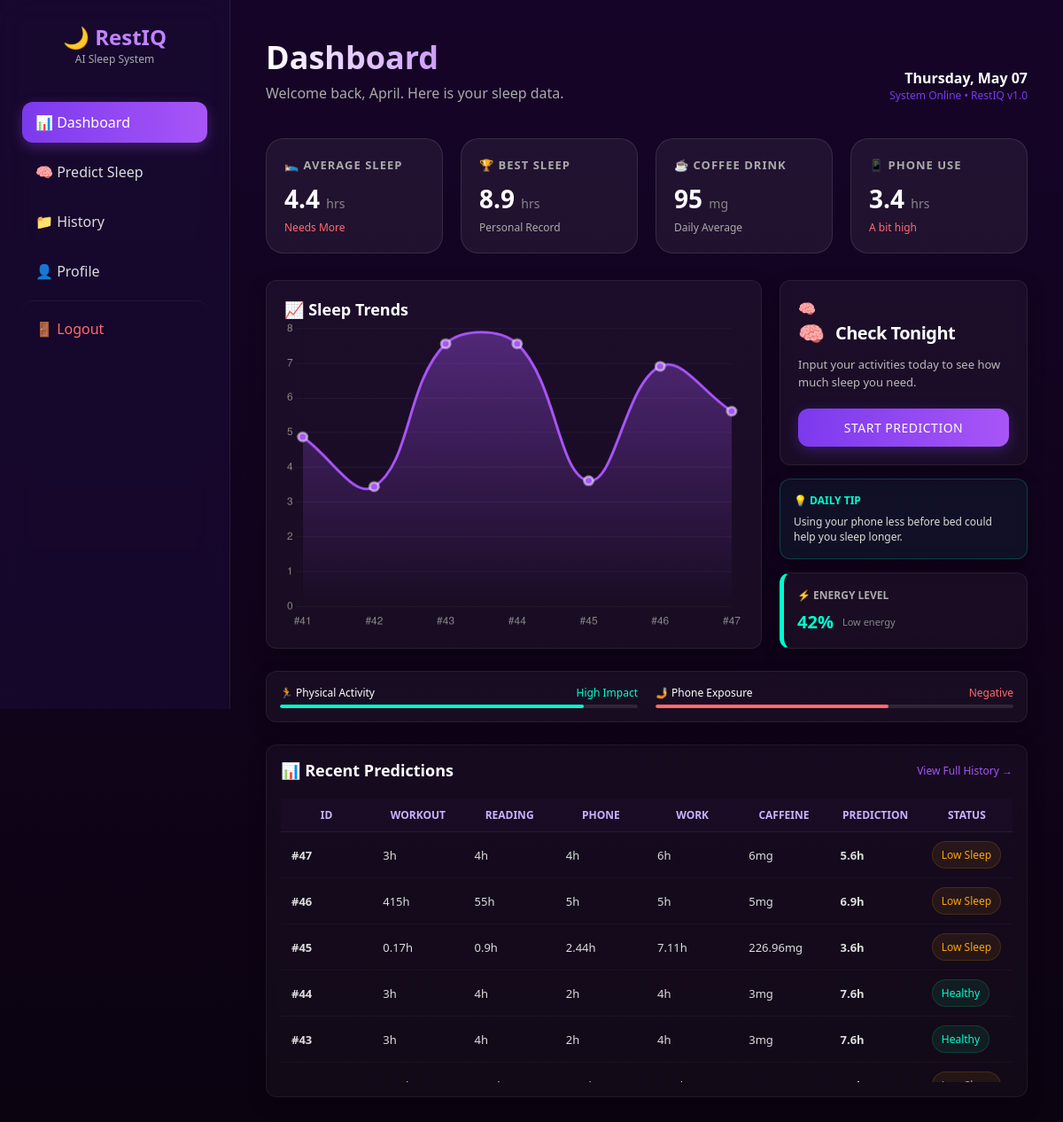
/dashboard.php (signed in), run on the app's committed database.
### tables this page shows
CREATE TABLE `history` (
  `id` int NOT NULL,
  `workout` float DEFAULT NULL,
  `reading` float DEFAULT NULL,
  `phone` float DEFAULT NULL,
  `work_hours` float DEFAULT NULL,
  `caffeine` float DEFAULT NULL,
  `relaxation` float DEFAULT NULL,
  `predicted_sleep` float DEFAULT NULL,
  `created_at` timestamp NOT NULL DEFAULT CURRENT_TIMESTAMP
);

### dashboard.php (the view, shortened to what this page needs)
<?php
include 'connection.php';
$userName = $_SESSION['full_name'] ?? 'User';
$firstName = explode(' ', $userName)[0];
$avgSleep = round(mysqli_fetch_assoc(mysqli_query($conn, "SELECT AVG(predicted_sleep) as a FROM history"))['a'] ?? 0, 1);
$maxSleep = round(mysqli_fetch_assoc(mysqli_query($conn, "SELECT MAX(predicted_sleep) as m FROM history"))['m'] ?? 0, 1);
$avgCaffeine = round(mysqli_fetch_assoc(mysqli_query($conn, "SELECT AVG(caffeine) as c FROM history"))['c'] ?? 0, 0);
$avgPhone = round(mysqli_fetch_assoc(mysqli_query($conn, "SELECT AVG(phone) as p FROM history"))['p'] ?? 1, 1);
$recentPredictions = mysqli_query($conn, "SELECT * FROM history ORDER BY id DESC LIMIT 10");
$chartDataQuery = mysqli_query($conn, "SELECT predicted_sleep, id FROM (SELECT predicted_sleep, id FROM history ORDER BY id DESC LIMIT 7) as sub ORDER BY id ASC");
$chartLabels = [];
$chartValues = [];
while ($row = mysqli_fetch_assoc($chartDataQuery)) {
    $chartLabels[] = '#' . $row['id'];
    $chartValues[] = $row['predicted_sleep'];
}
$latestEntry = mysqli_fetch_assoc(mysqli_query($conn, "SELECT predicted_sleep FROM history ORDER BY id DESC LIMIT 1"));
$latestSleep = $latestEntry['predicted_sleep'] ?? 0;
$energyLevel = 0;
$energyStatus = 'No data yet';
if ($latestSleep >= 8) {
    $energyLevel = rand(92, 98);
    $energyStatus = 'Fully Charged';
} elseif ($latestSleep >= 7) {
    $energyLevel = rand(80, 90);
    $energyStatus = 'Ready for the day';
} elseif ($latestSleep >= 6) {
    $energyLevel = rand(60, 75);
    $energyStatus = 'Feeling average';
} elseif ($latestSleep > 0) {
    $energyLevel = rand(30, 50);
    $energyStatus = 'Low energy';
}
?>
<!DOCTYPE html>
<html lang="en">
<head>
    <link rel="stylesheet" href="CSS/restiq.css">
    <link rel="stylesheet" href="CSS/pages/dashboard.css">
</head>
<body>
<div class="admin-container">
    <?php include 'sidebar.php'; ?>
    <div class="main-area">
        <header class="dashboard-header">
            <div>
                <h1 class="page-title">Dashboard</h1>
                <p class="page-subtitle">Welcome back, <?php echo htmlspecialchars($firstName); ?>. Here is your sleep data.</p>
            </div>
            <div class="page-meta">
                <div class="page-meta-main"><?php echo date('l, F d'); ?></div>
                <div class="page-meta-sub">System Online • RestIQ v1.0</div>
            </div>
        </header>
        <div class="stats-grid">
            <div class="stat-card">
                <h4>🛌 Average Sleep</h4>
                <div class="value"><?php echo $avgSleep; ?> <span class="stat-unit">hrs</span></div>
                <div class="trend <?php echo ($avgSleep >= 7) ? 'trend-good' : 'trend-warning'; ?>"><?php echo ($avgSleep >= 7) ? 'Good Amount' : 'Needs More'; ?></div>
            </div>
            <div class="stat-card">
                <h4>🏆 Best Sleep</h4>
                <div class="value"><?php echo $maxSleep; ?> <span class="stat-unit">hrs</span></div>
                <div class="trend trend-muted">Personal Record</div>
            </div>
            <div class="stat-card">
                <h4>☕ Coffee Drink</h4>
                <div class="value"><?php echo $avgCaffeine; ?> <span class="stat-unit">mg</span></div>
                <div class="trend trend-muted">Daily Average</div>
            </div>
            <div class="stat-card">
                <h4>📱 Phone Use</h4>
                <div class="value"><?php echo $avgPhone; ?> <span class="stat-unit">hrs</span></div>
                <div class="trend <?php echo ($avgPhone > 3) ? 'trend-warning' : 'trend-good'; ?>"><?php echo ($avgPhone > 3) ? 'A bit high' : 'Great balance'; ?></div>
            </div>
        </div>
        <div class="dashboard-main">
            <div class="chart-container card">
                <h3 class="table-title">📈 Sleep Trends</h3>
                <canvas id="sleepChart"></canvas>
            </div>
            <div class="side-content">
                <div class="card">
                    <div class="icon-bg">🧠</div>
                    <div class="action-copy-row">
                        <span class="action-icon">🧠</span>
                        <h3 class="action-title">Check Tonight</h3>
                    </div>
                    <p class="action-copy">Input your activities today to see how much sleep you need.</p>
                    <a href="sleep_prediction.php" class="action-btn">START PREDICTION</a>
                </div>
                <div class="card info-card info-card-accent">
                    <h4 class="trend-good">💡 Daily Tip</h4>
                    <p>Using your phone less before bed could help you sleep longer.</p>
                </div>
                <div class="card info-card info-card--energy">
                    <h4 class="trend-muted">⚡ Energy Level</h4>
                    <div class="energy-row">
                        <div class="energy-value"><?php echo $energyLevel; ?>%</div>
                        <div class="energy-status"><?php echo $energyStatus; ?></div>
                    </div>
                </div>
            </div>
        </div>
        <div class="impact-grid">
            <div class="card impact-card">
                <div class="impact-col">
                    <div class="impact-line">
                        <span>🏃 Physical Activity</span>
                        <span class="trend-good">High Impact</span>
                    </div>
                    <div class="progress-track">
                        <div class="progress-fill progress-fill--accent" style="width: 85%;"></div>
                    </div>
                </div>
                <div class="impact-col">
                    <div class="impact-line">
                        <span>🤳 Phone Exposure</span>
                        <span class="trend-warning">Negative</span>
                    </div>
                    <div class="progress-track">
                        <div class="progress-fill progress-fill--danger" style="width: 65%;"></div>
                    </div>
                </div>
            </div>
        </div>
        <div class="recent-table-container card">
            <div class="table-header-row">
                <h3 class="table-title">📊 Recent Predictions</h3>
                <a href="history.php" class="table-link">View Full History →</a>
            </div>
            <div class="table-scroll">
                <table>
                    <thead>
                        <tr>
                            <th>ID</th>
                            <th>Workout</th>
                            <th>Reading</th>
                            <th>Phone</th>
                            <th>Work</th>
                            <th>Caffeine</th>
                            <th>Prediction</th>
                            <th>Status</th>
                        </tr>
                    </thead>
                    <tbody>
                        <?php if (mysqli_num_rows($recentPredictions) > 0): ?>
                            <?php while ($row = mysqli_fetch_assoc($recentPredictions)): ?>
                                <tr>
                                    <td class="table-id">#<?php echo $row['id']; ?></td>
                                    <td><?php echo $row['workout']; ?>h</td>
                                    <td><?php echo $row['reading']; ?>h</td>
                                    <td><?php echo $row['phone']; ?>h</td>
                                    <td><?php echo $row['work_hours']; ?>h</td>
                                    <td><?php echo $row['caffeine']; ?>mg</td>
                                    <td class="table-value"><?php echo number_format($row['predicted_sleep'], 1); ?>h</td>
                                    <td>
                                        <?php if ($row['predicted_sleep'] >= 7): ?>
                                            <span class="badge badge-good">Healthy</span>
                                        <?php else: ?>
                                            <span class="badge badge-warning">Low Sleep</span>
                                        <?php endif; ?>
                                    </td>
                                </tr>
                            <?php endwhile; ?>
                        <?php else: ?>
                            <tr>
                                <td colspan="8" class="empty-state">No data available yet.</td>
                            </tr>
                        <?php endif; ?>
                    </tbody>
                </table>
            </div>
        </div>
    </div>
</div>
<script>
const ctx = document.getElementById('sleepChart').getContext('2d');
const canvasHeight = ctx.canvas.clientHeight || 350;
const gradient = ctx.createLinearGradient(0, 0, 0, canvasHeight);
gradient.addColorStop(0, 'rgba(168, 85, 247, 0.4)');
gradient.addColorStop(1, 'rgba(168, 85, 247, 0)');
new Chart(ctx, {
    type: 'line',
    data: {
        labels: <?php echo json_encode($chartLabels); ?>,
        datasets: [{
            label: 'Sleep Prediction',
            data: <?php echo json_encode($chartValues); ?>,
            borderColor: '#a855f7',
            borderWidth: 3,
            backgroundColor: gradient,
            fill: true,
            tension: 0.4,
            pointBackgroundColor: '#a855f7',
            pointBorderColor: 'rgba(255,255,255,0.5)',
            pointRadius: 5
        }]
    },
    options: {
        responsive: true,
        maintainAspectRatio: false,
        plugins: { legend: { display: false } },
        scales: {
            y: {
                beginAtZero: true,
                grid: { color: 'rgba(255,255,255,0.05)' },
                ticks: { color: '#888' }
            },
            x: {
                grid: { display: false },
                ticks: { color: '#888' }
            }
        }
    }
});
</script>
</body>
</html>

### CSS/restiq.css (style rules this page uses)
* { margin: 0; padding: 0; box-sizing: border-box; font-family: 'Segoe UI', sans-serif; }
body { min-height: 100vh; background: linear-gradient(180deg, #160428 0%, #0b0310 100%); color: white; overflow-x: hidden; }
.admin-container { display: flex; align-items: flex-start; }
.main-area { margin-left: 260px; padding: 40px; width: calc(100% - 260px); min-height: 100vh; }
.card { background: rgba(255,255,255,0.04); backdrop-filter: blur(6px); padding: 20px; border-radius: 12px; box-shadow: 0 8px 20px rgba(0,0,0,0.25); border: 1px solid rgba(255,255,255,0.07); }

### data on the page
history: predicted_sleep "Low energy", id "47", workout "3", reading "4", phone "4", work_hours "6", caffeine "6", predicted_sleep "5.6", shows "Low Sleep"
history: id "46", workout "415", reading "55", phone "5", work_hours "5", caffeine "5", predicted_sleep "6.9", shows "Low Sleep"
history: id "45", workout "0.17", reading "0.9", phone "2.44", work_hours "7.11", caffeine "226.96", predicted_sleep "3.6", shows "Low Sleep"
history: id "44", workout "3", reading "4", phone "2", work_hours "4", caffeine "3", predicted_sleep "7.6", shows "Healthy"
history: id "43", workout "3", reading "4", phone "2", work_hours "4", caffeine "3", predicted_sleep "7.6", shows "Healthy"

### other printed values
$firstName "April"
$avgSleep "4.4"
$maxSleep "8.9"
$avgCaffeine "95"
$avgPhone "3.4"
$energyLevel "42"
chart data {{ json_encode($chartValues) }} ["4.88","3.45","7.56","7.56","3.62","6.91","5.62"]
